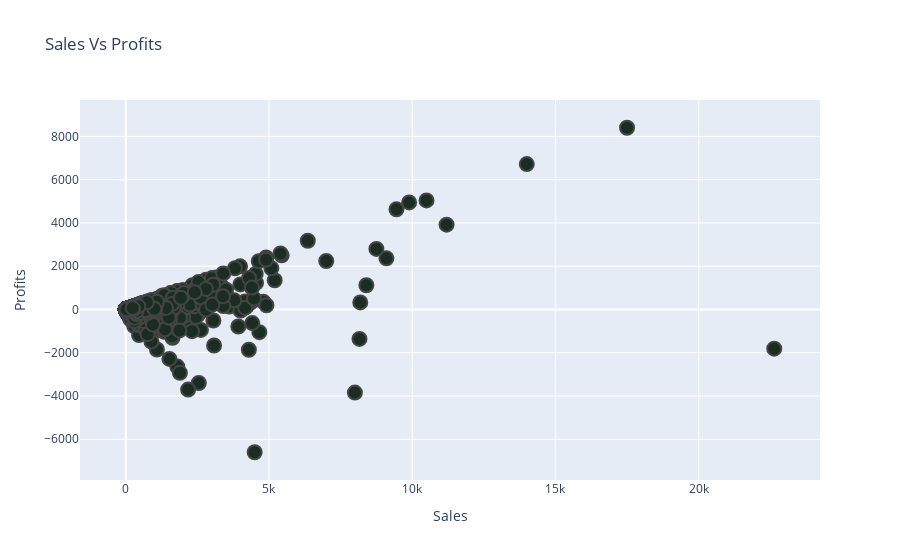

The cell this chart's notebook holds for it:
### Code cell
layout = go.Layout(
title = 'Sales Vs Profits',
xaxis = dict(title='Sales'),
yaxis = dict(title='Profits'))
fig = go.Figure(data=data, layout=layout)
fig.show()

### Figure 1 — Plotly figure (JSON) as saved in the notebook; plotly's stock layout.template omitted (floating-point values rounded to 4 significant figures; data arrays with more than 128 entries replaced by an {"elided": "..."} marker saying what was removed)
{"data": [{"marker": {"color": "rgb(25,45,35)", "line": {"width": 2}, "size": 14}, "mode": "markers", "type": "scatter", "x": {"elided": "9977 float values"}, "y": {"elided": "9977 float values"}}], "layout": {"title": {"text": "Sales Vs Profits"}, "xaxis": {"title": {"text": "Sales"}}, "yaxis": {"title": {"text": "Profits"}}}}
